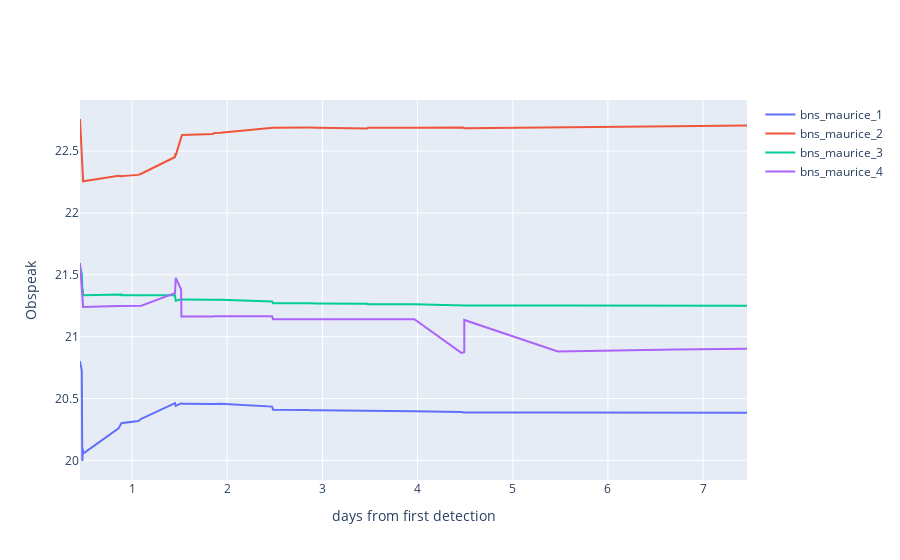

Notebook cell for this chart:
### Code cell
fig = go.Figure()

for key in pos_df_dict.keys():
    fig.add_trace(
        go.Scatter(
            x=pos_df_dict[key]["latest_det"] - trigger_time,
            y=pos_df_dict[key]["obspeak_model_B"],
            name=key,
        )
    )

fig.update_layout(
    {"xaxis_title": "days from first detection", "yaxis_title": "Obspeak"}
)
fig.show()
